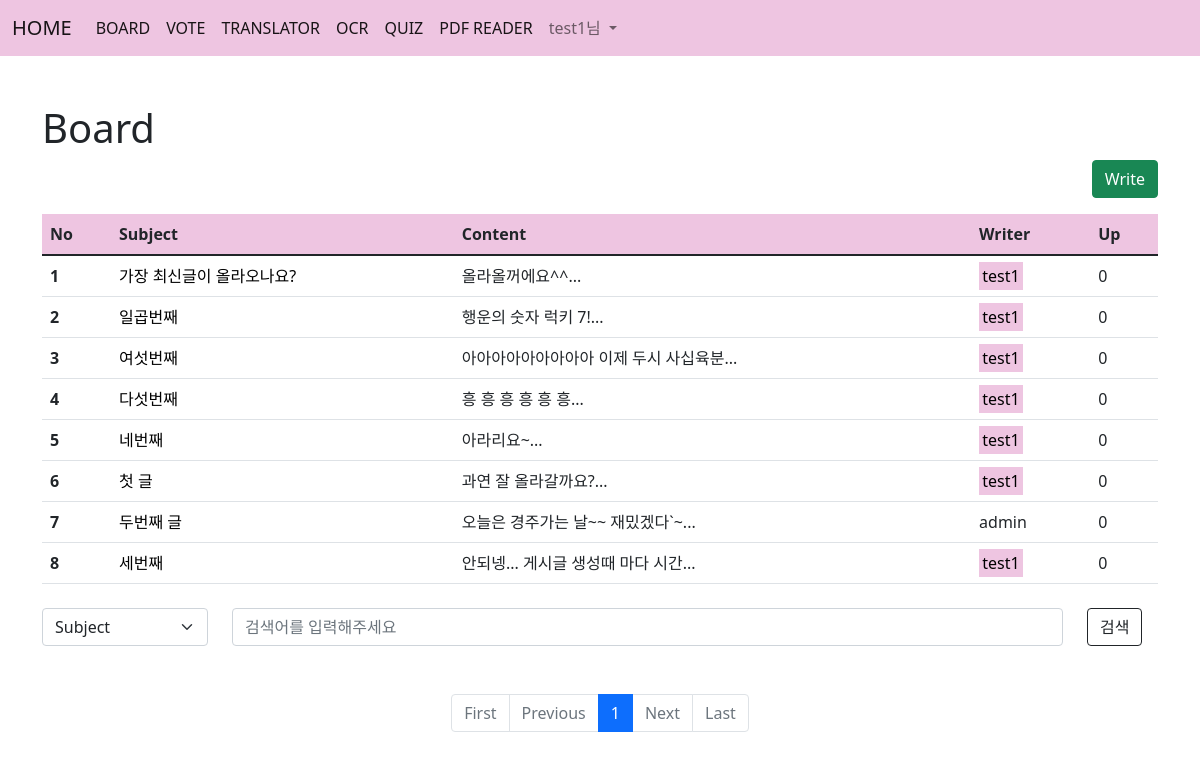
The page /board/ (signed in) on the database its author committed.
### acc/models.py (models this page shows)
class User(AbstractUser):
    userpic = models.ImageField(upload_to="usr/%y", blank=True) #블랭크가 마이그래이트 해도 오류없이 유저픽 나중에 넣게 해줌
    nickname = CharField(max_length=30, blank = True)
    comment = TextField(blank = True)
    point = IntegerField(default=0)
    pass #엡스트랙유저의 속성만 상속받아옴 다른일은 안일어남

### board/models.py (models this page shows, shortened)
class Board(models.Model):
    subject = CharField(max_length=50)
    writer = CharField(max_length=30)
    content = TextField()
    likey = IntegerField(default=0)
    up = ManyToManyField(User)  # 좋아요한 게시글 지운다고 유저 삭제 안됨 그러니 n:n
    c_time = models.DateTimeField()
    def summary(self):
        return self.content[:20] + "..."

### board/views.py (the view)
# urls.py: path('', views.index, name="index"),
def index(request):
    page = request.GET.get('page', 1) #page가 없으면 1로 두겠다 의미
    kw = request.GET.get('kw', '')
    cate = request.GET.get('cate', '')
    if kw:
        if cate == 'Subject':
            b = Board.objects.filter(subject__contains = kw).order_by("-c_time")
        if cate == 'Writer':
            b = Board.objects.filter(writer__contains = kw).order_by("-c_time")
        else:
            b = Board.objects.filter(content__contains = kw).order_by("-c_time")
    else:
        b = Board.objects.order_by("-c_time") #현재 100개 넘게 글이 있음
    pag = Paginator(b,10)  #b 줄께 10개씩 묶어줘
    obj = pag.get_page(page) #1페이지 가져와라 2넣으면 pg2나오고 10넣으면 pg10나옴
    context = {
        'con': obj,
        'kw' : kw,
        'cate' : cate,
    }
    return render(request, "board/index.html", context)

### template/board/index.html (shortened to what this page needs)
{% extends 'base.html' %}
{% block content %}
{% load mathfilters%}
<div class="container mt-5">
    <h1>Board</h1>
    <div class ="text-end">
        <a href="{% url 'board:create' %}">
        <button type="button" class="btn btn-success">Write</button>
        </a>
    </div>
    <table class="table mt-3 table-hover" >
        <thead style = "background-color: #e9b2d7be">
        <tr>
            <th scope="col">No</th>
            <th scope="col">Subject</th>
            <th scope="col">Content</th>
            <th scope="col">Writer</th>
            <th scope="col">Up</th>
        </tr>
        </thead>
        <tbody>
            {% if con %}
                {%for i in con%}
                <tr>
                    <th scope="row">{{ con.number|sub:1|mul:10|add:forloop.counter }}</th>
                    <td>
                        <a href="{% url 'board:detail' i.id %}">{{i.subject}}</a>
                    </td>
                    <td>{{i.summary}}</td>
                    {% if user.username == i.writer %}
                        <td><mark style = "background-color: #e9b2d7be">{{i.writer}}</mark></td>
                    {% else %}
                    <td>{{i.writer}}</td>
                    {% endif %}
                    <td>{{i.up.all.count }}</td>
                 </tr>
                {%endfor%}
            {%else%}
            <td colspan="5">No result</td>
            {%endif%}
        </tbody>
    </table>
<form>
    <div class="row mt-4 mb-5">
        <div class="col-lg-2">
            <select name="cate" class="form-select" aria-label="Default select example">
                <option value="Subject" {% if cate == 'Subject' %} selected {%endif%}>Subject</option>
            </select>
        </div>
        <div class="col-lg-9">
            <input type="text" value="{{kw}}" placeholder="검색어를 입력해주세요" name="kw" class="form-control" aria-describedby="emailHelp">
        </div>
        <div class="col-lg-1">
            <button type="submit" class="btn btn-outline-dark">검색</button>
        </div>
    </div>
</form>
    <nav aria-label="Page navigation example">
        <ul class="pagination justify-content-center">
            {% if con.has_previous %}
                <li class="page-item">
                    <a class="page-link" href="{%url 'board:index' %}?page=1&kw={{kw}}&cate={{cate}}">First</a>
                </li>
                <li class="page-item">
                    <a class="page-link" href="{%url 'board:index' %}?page={{con.previous_page_number}}&kw={{kw}}&cate={{cate}}">Previous</a>
                </li>
            {%else%}
                <li class="page-item disabled">
                    <a class="page-link" href="{% url 'board:index' %}?page=1&kw={{kw}}&cate={{cate}}">First</a>
                </li>
                <li class="page-item disabled">
                    <a class="page-link">Previous</a>
                </li>
            {%endif%}
            {% for i in con.paginator.page_range %}
                {% if i >= con.number|sub:1|intdiv:10|mul:10|add:1 and i <= con.number|sub:1|intdiv:10|mul:10|add:10 %}
                    {% if i == con.number %}
                        <li class="page-item active"><a class="page-link" href="{% url 'board:index' %}?page={{i}}&kw={{kw}}&cate={{cate}}">{{i}}</a></li>
                    {%else%}
                        <li class="page-item"><a class="page-link" href="{%url 'board:index' %}?page={{i}}&kw={{kw}}&cate={{cate}}">{{i}}</a></li>
                    {%endif%}
                {%endif%}
            {%endfor%}
            {%if con.has_next%}
                <li class="page-item">
                    <a class="page-link" href="{%url 'board:index' %}?page={{con.next_page_number}}&kw={{kw}}&cate={{cate}}">Next</a>
                </li>
                <li class="page-item">
                    <a class="page-link" href="{%url 'board:index' %}?page={{con.paginator.num_pages}}&kw={{kw}}&cate={{cate}}">Last</a>
                </li>
            {%else%}
                <li class="page-item disabled">
                    <a class="page-link"  href="#">Next</a>
                </li>
                <li class="page-item disabled">
                    <a class="page-link"  href="{% url 'board:index' %}?page={{con.paginator.num_pages}}&kw={{kw}}&cate={{cate}}">Last</a>
                </li>
            {%endif%}
        </ul>
      </nav>
</div>
{% endblock %}

### template/base.html (shortened to what this page needs)
<!doctype html>
<html lang="en">
<head>
    <link href="https://cdn.jsdelivr.net/npm/bootstrap@5.1.1/dist/css/bootstrap.min.css" rel="stylesheet">
</head>
<body>
    {% if user.is_authenticated %}
    <nav class="navbar navbar-expand-lg navbar-light" style="background-color: #e9b2d7be">
        <div class="container-fluid">
        <a class="navbar-brand" href="{% url 'acc:index' %}">HOME</a>
        <div class="collapse navbar-collapse" id="navbarNavDropdown">
            <ul class="navbar-nav">
            <li class="nav-item">
                <a class="nav-link active" aria-current="page" href="{% url 'board:index' %}">BOARD</a>
            </li>
            <li class="nav-item">
                <a class="nav-link active" aria-current="page" href="{% url 'vote:index' %}">VOTE</a>
            </li>
            <li class="nav-item">
                <a class="nav-link active" aria-current="page" href="{% url 'translator:index' %}">TRANSLATOR</a>
            </li>
            <li class="nav-item">
                <a class="nav-link active" aria-current="page" href="{% url 'ocr:index' %}">OCR</a>
            </li>
            <li class="nav-item">
                <a class="nav-link active" aria-current="page" href="{% url 'quiz:index' %}">QUIZ</a>
            </li>
            <li class="nav-item">
                <a class="nav-link active" aria-current="page" href="{% url 'pdf:index' %}">PDF READER</a>
            </li>
            <li class="nav-item dropdown">
                <a class="nav-link dropdown-toggle" href="#" id="navbarDropdown" role="button" data-bs-toggle="dropdown" aria-expanded="false">
                {{ user.username }}님
                </a>
            </li>
            </ul>
        </div>
        </div>
    </nav>
    {% block content %}
    {% endblock %}
    {%endif%}
</body>
</html>

### template/board/index.html (style rules this page uses)
a { text-decoration: none; color: black; }

### rows shown on the page
User: username "test1"
Board: number|sub "1", subject "가장 최신글이 올라오나요?", summary "올라올꺼에요^^...", writer "test1", up.all.count "0"
Board: number|sub "2", subject "일곱번째", summary "행운의 숫자 럭키 7!...", writer "test1", up.all.count "0"
Board: number|sub "3", subject "여섯번째", summary "아아아아아아아아아 이제 두시 사십육분...", writer "test1", up.all.count "0"
Board: number|sub "4", subject "다섯번째", summary "흥 흥 흥 흥 흥 흥...", writer "test1", up.all.count "0"
Board: number|sub "5", subject "네번째", summary "아라리요~...", writer "test1", up.all.count "0"
Board: number|sub "6", subject "첫 글", summary "과연 잘 올라갈까요?...", writer "test1", up.all.count "0"
Board: number|sub "7", subject "두번째 글", summary "오늘은 경주가는 날~~ 재밌겠다`~...", writer "admin", up.all.count "0"
Board: number|sub "8", subject "세번째", summary "안되넹... 게시글 생성때 마다 시간...", writer "test1", up.all.count "0"

### other values the page prints
{{ i }} "1"
